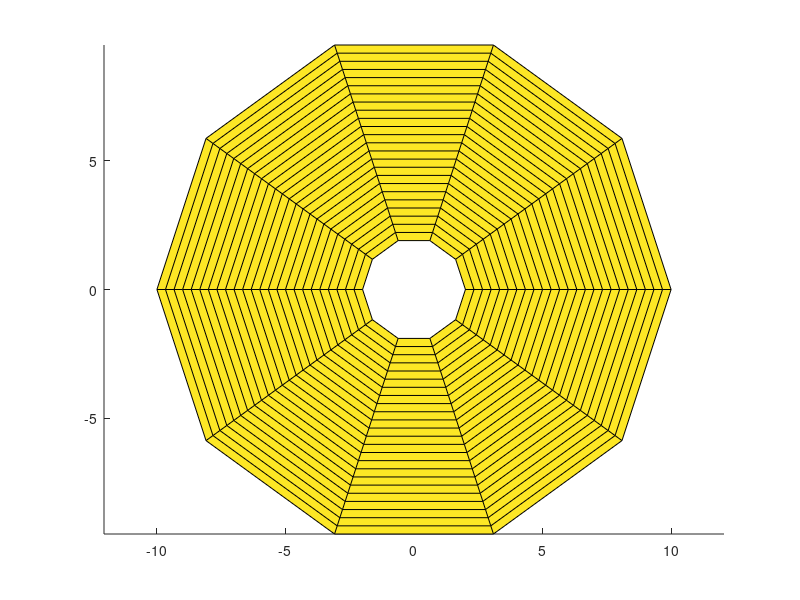

MATLAB code to generate this figure:
%% cylindriccal Coordinates (Flat circular)
diameter = 20; %parachute diameter
R = diameter / 2; %parachute radius
%phi = pi / 2; 
n = 10; %number of gores
n = n+1;
sR = 2; %spill hole Radius
gap = diameter/4 * .15;
height = diameter * .15; %determine height of cylinder

%GENERATE CIRCULAR DISK
theta = linspace(0,2*pi, n); %creating angle segments for cylindrical
r = linspace(sR, R, 25); %going from top to bottom creating radius points
[theta,r] = meshgrid(theta,r);

%gives the flat disk some angle to represent inflation
z = r * 0; %generate z coordinates for cart. z needs to be same size as r
z = z + height + gap;
%z = ones(25, 11);

[px,py,pz] = pol2cart(theta, r, z);%transfer coordinates to cartesian

%GENERATE BAND 
theta = linspace(0,2*pi, n); %creating angle segments for cylindrical
[theta,r] = meshgrid(theta,R); %generate grid for each point in cylindrical

z_bot = zeros(1,n); %origin coordinate
z_top = ones(1,n);
z_top = z_top * height; %determine height of cylinder
z = vertcat(z_bot, z_top); %z-coordinates for cylinder

theta = vertcat(theta, theta); %need 2 rows since z is 2 rows
r = vertcat(r,r); %need 2 rows since z is 2 rows

[cx,cy,cz] = pol2cart(theta, r, z);

figure
hold on
surf(px,py,pz);
surf(cx,cy,cz);
axis('equal');
hold off

%%
[x,y,z] = cylinder(2);